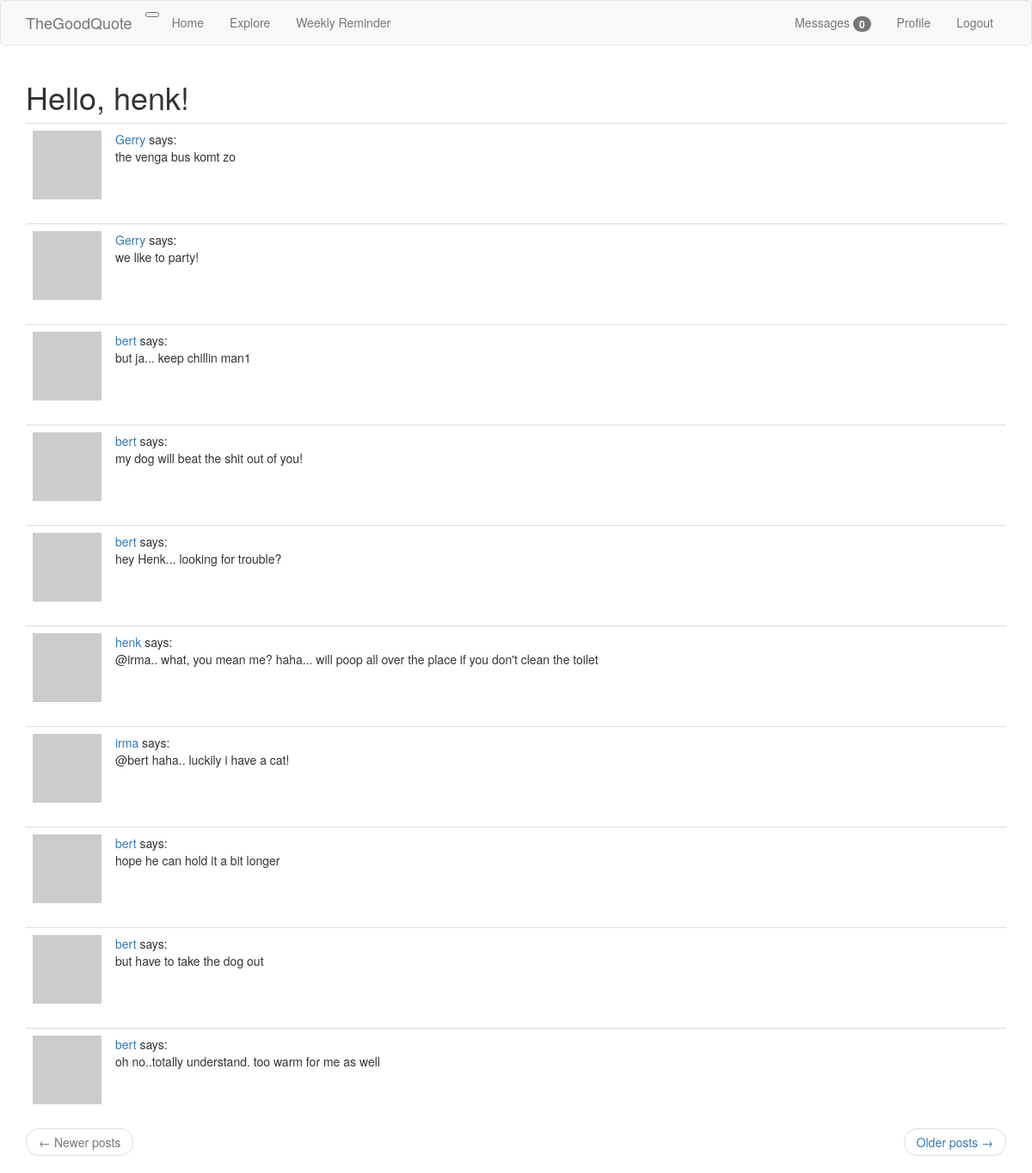
Screenshot of /explore (signed in) with the database file from the repository.
### app/models.py (models this page shows, shortened)
class User(UserMixin, db.Model):
    id = db.Column(db.Integer, primary_key=True)
    username = db.Column(db.String(60), index=True, unique=True)
    email = db.Column(db.String(120), index=True, unique=True)
    password_hash = db.Column(db.String(128))
    posts = db.relationship('Post', backref='author', lazy='dynamic')
    todos = db.relationship('Todo', backref='author', lazy='dynamic')
    about_me = db.Column(db.String(140))
    last_seen = db.Column(db.DateTime, default=datetime.utcnow)
    followed = db.relationship(
        'User', secondary=followers,
        primaryjoin=(followers.c.follower_id == id),
        secondaryjoin=(followers.c.followed_id == id),
        backref=db.backref('followers', lazy='dynamic'), lazy='dynamic')
    messages_sent = db.relationship('Message',
                                    foreign_keys='Message.sender_id',
                                    backref='author', lazy='dynamic')
    messages_received = db.relationship('Message',
                                        foreign_keys='Message.recipient_id',
                                        backref='recipient', lazy='dynamic')
    last_message_read_time = db.Column(db.DateTime)
    notifications = db.relationship('Notification', backref='user', lazy='dynamic')
    def avatar(self, size):
        digest = md5(self.email.lower().encode('utf-8')).hexdigest()
        return 'https://www.gravatar.com/avatar?{}?d=identicon&s={}'.format(
            digest, size)
    def new_messages(self):
        last_read_time = self.last_message_read_time or datetime(1900, 1, 1)
        return Message.query.filter_by(recipient=self).filter(
            Message.timestamp > last_read_time).count()

class Post(db.Model):
    id = db.Column(db.Integer, primary_key=True)
    body = db.Column(db.String(140))
    timestamp = db.Column(db.DateTime, index=True, default=datetime.utcnow)
    user_id = db.Column(db.Integer, db.ForeignKey('user.id'))

### app/routes.py (the view)
@app.route('/explore')
@login_required
def explore():
    page = request.args.get('page', 1, type=int)
    posts = Post.query.order_by(Post.timestamp.desc()).paginate(
        page, app.config['POSTS_PER_PAGE'], False)
    next_url = url_for('explore', page=posts.next_num) \
        if posts.has_next else None
    prev_url = url_for('explore', page=posts.prev_num) \
        if posts.has_prev else None
    return render_template('index.html', title='Explore', posts=posts.items,
                           next_url=next_url, prev_url=prev_url)

### app/models.py (called while the page is built)
@login.user_loader
def load_user(id):
    return User.query.get(int(id))

### app/routes.py (called while the page is built)
@app.before_request
def before_request():
    if current_user.is_authenticated:
        current_user.last_seen = datetime.utcnow()
        db.session.commit()

### app/templates/index.html (shortened to what this page needs)
{% extends 'base.html' %}
{% import 'bootstrap/wtf.html' as wtf %}
{% block app_content %}
    <h1>Hello, {{ current_user.username }}!</h1>
    {% for post in posts %}
        {% include '_post.html' %}
    {% endfor %}
    <nav aria-label="...">
        <ul class="pager">
            <li class="previous{% if not prev_url %} disabled{% endif %}">
                <a href="{{ prev_url or '#' }}">
                    <span aria-hidden="true">&larr;</span> Newer posts
                </a>
            </li>
            <li class="next{% if not next_url %} disabled{% endif %}">
                <a href="{{ next_url or '#' }}">
                    Older posts <span aria-hidden="true">&rarr;</span>
                </a>
            </li>
        </ul>
    </nav>
{% endblock %}

### app/templates/_post.html
<table class="table table-hover">
    <tr>
        <td width="70px">
            <a href="{{ url_for('user', username=post.author.username )}}">
                <img src="{{ post.author.avatar(70) }}" />
            </a>
        </td>
        <td>
            <a href="{{ url_for('user', username=post.author.username )}}">
                {{ post.author.username }}
            </a>
            says:
            <br>
            <span id="post{{ post.id }}">{{ post.body }}</span>
        </td>
    </tr>
</table>

### rows the page displays
User: username "henk"
Post: author.username "Gerry", body "the venga bus komt zo"
Post: author.username "Gerry", body "we like to party!"
Post: author.username "bert", body "but ja... keep chillin man1"
Post: author.username "bert", body "my dog will beat the shit out of you!"
Post: author.username "bert", body "hey Henk... looking for trouble?"
Post: author.username "henk", body "@irma.. what, you mean me? haha... will poop all over the place if you don't clean the toilet"
Post: author.username "irma", body "@bert haha.. luckily i have a cat!"
Post: author.username "bert", body "hope he can hold it a bit longer"
Post: author.username "bert", body "but have to take the dog out"
Post: author.username "bert", body "oh no..totally understand. too warm for me as well"

### other values shown
{{ new_messages }} "0"
